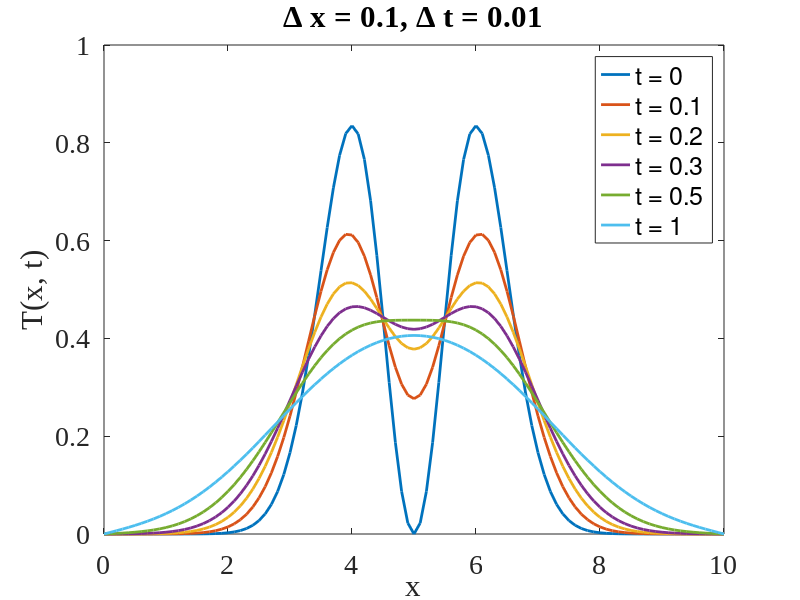
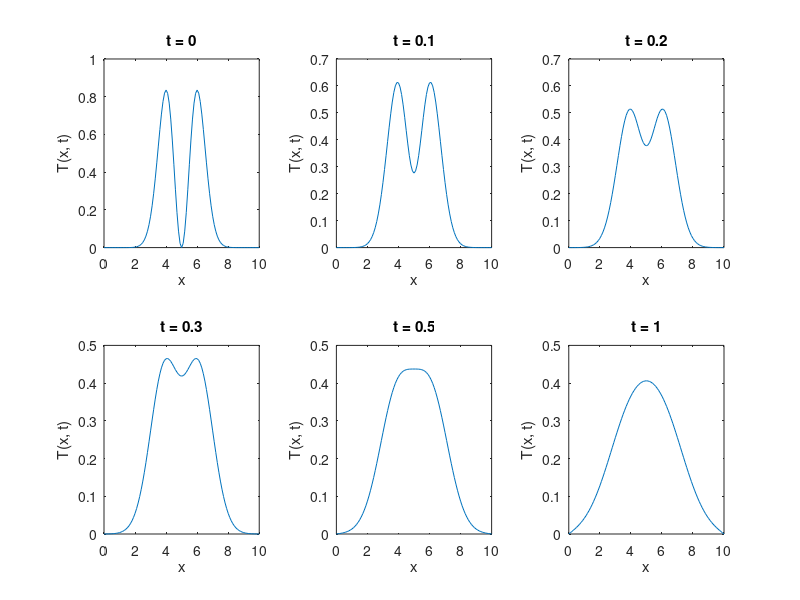
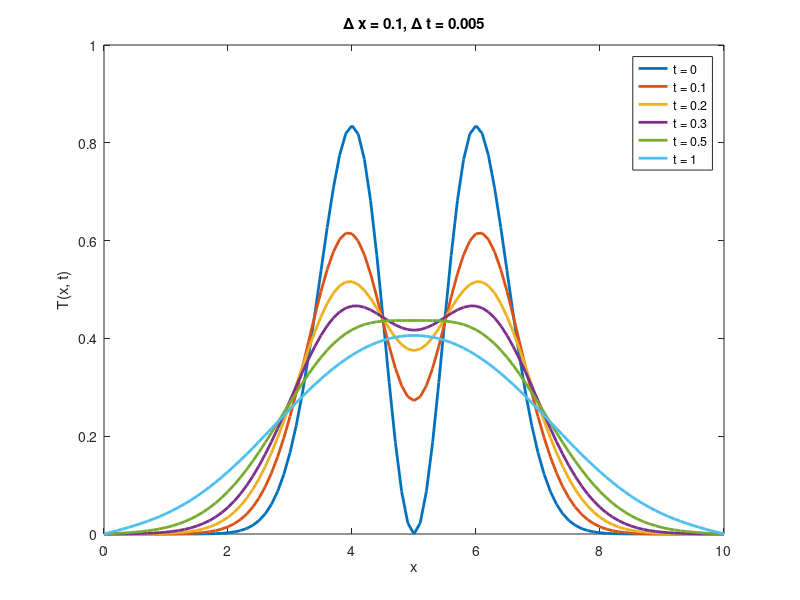
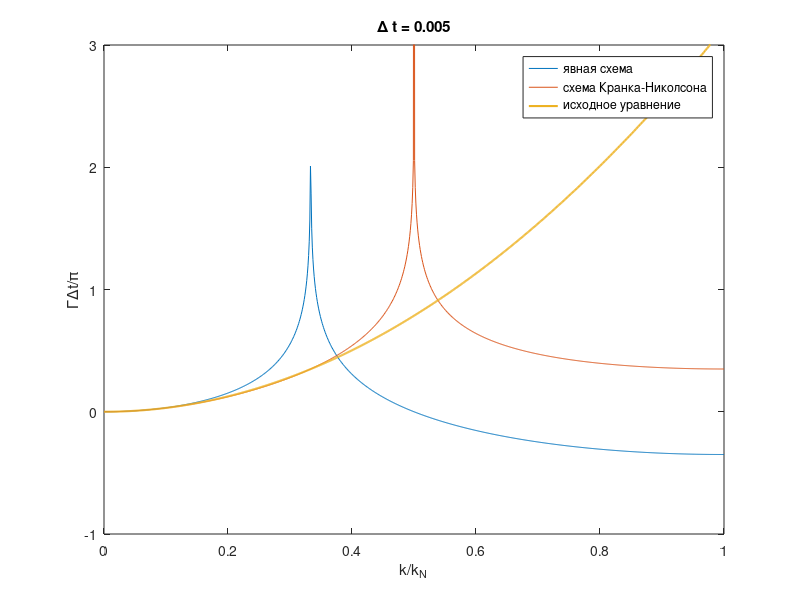

The MATLAB script that drew these images, in order:
close all
clear all
%% объявление переменных
%шаг
dx = 0.1;
dt = 0.005; % а)0.01 б)0.005
%сетка
x = 0:dx:10; 
t = 0:dt:1;
%задаю массив температуры
T = zeros(length(x), length(t));
%задаю граничные условия
T(1, :) = 0;
T(end, :) = 0;
%задаю начальные условия
T0 = 2.27;
x0 = 5;
T(:, 1) = T0*(x - x0).^2.*exp(-(x - x0).^2);

% шесть моментов времени, для которых просят построить графики Т(х)
i1 = find(t == 0);
i2 = find(t == 0.1);
i3 = find(t == 0.2);
i4 = find(t == 0.3);
i5 = find(t == 0.5);
i6 = find(t == 1);
I = [i1, i2, i3, i4, i5, i6];

%% явная схема %x -> j, t -> n
alpha = dt/dx^2;
for it = 1:length(t) - 1
 for ix = 2:length(x) - 1
 T(ix, it + 1) = T(ix, it) + alpha*(T(ix - 1 , it)...
 - 2*T(ix, it) + T(ix + 1, it)); %шаблон явной схемы
 end
end
%% построение графиков явной схемы решения
figure(1)
plot(x, T(:, I), 'LineWidth', 2)
set(gca,'FontSize',20,'FontName','Times New Roman')
legend('t = 0', 't = 0.1','t = 0.2', 't = 0.3', 't = 0.5', 't = 1')
xlabel('x')
ylabel('T(x, t)')
title('\Delta x = 0.1, \Delta t = 0.01') %тут исправлять при расчете А и Б
%%
figure(2)
for k = 1:6
subplot(2, 3, k)
plot(x, T(:, I(k)));
title(['t = ', num2str(t(I(k)))]);
xlabel('x')
ylabel('T(x, t)')
end
%% схема кранка-николсона
% x -> j, t -> n
a = 0*x; 
a(end) = 0;
b = 0*x;
b(end) = 0;
f = 0*x;
f(end) = 0;
% граничные условия
T2 = 0*T;
T2(1, :) = 0;
T2(end, :) = 0;
% начальные условия
T2(:, 1) = T0*(x - x0).^2.*exp(-(x - x0).^2);

%%
for n = 1:length(t) - 1
 % расчет коэффициентов решения
 for j = length(x)-1:-1:2
 a(j - 1) = 1/(2*(1 + 1/alpha) - a(j));
 f(j) = T2(j + 1, n) + 2*(1/alpha -1)*T2(j, n) + T2(j - 1, n);
 b(j - 1) = (f(j) + b(j))/(2*(1/alpha + 1) - a(j));
 end
 %решение
 for j = 1:length(x) - 1
 T2(j + 1, n + 1) = a(j)*T2(j, n + 1) + b(j);
 end
end

%% построение графиков FN
figure(3)
plot( x, T2(:, I), 'LineWidth', 2)
legend('t = 0', 't = 0.1','t = 0.2','t = 0.3', 't = 0.5', 't = 1')
xlabel('x')
ylabel('T(x, t)')
title('\Delta x = 0.1, \Delta t = 0.005')

%% сеточная диффузия
%шаг по времени
dt = 0.01;

f = (0:0.001:1)*pi/2; %k/k_n*pi/2

G1 = -log(abs(1 - 4*dt/dx/dx.*(sin(f)).^2))/pi; 
G2 = -log(abs((1 - 2*dt/dx/dx.*(sin(f)).^2)./((1 + 2*dt/dx/dx.*(sin(f)).^2))))/pi;
G3 = dt/pi* (2/dx.*f).^2; %(f.*2/dx).^2/pi; %dt/2* (pi^2/2/dx.*f).^2; 
%построение графиков
figure(4)
plot(f*2/pi, G1,f*2/pi, G2, f*2/pi, G3, 'LineWidth', 1.5);
legend('явная схема', 'схема Кранка-Николсона', 'исходное уравнение')
xlabel('k/k_N')
ylabel('\Gamma\Deltat/\pi')
ylim([-1,3])
title('\Delta t = 0.005')



